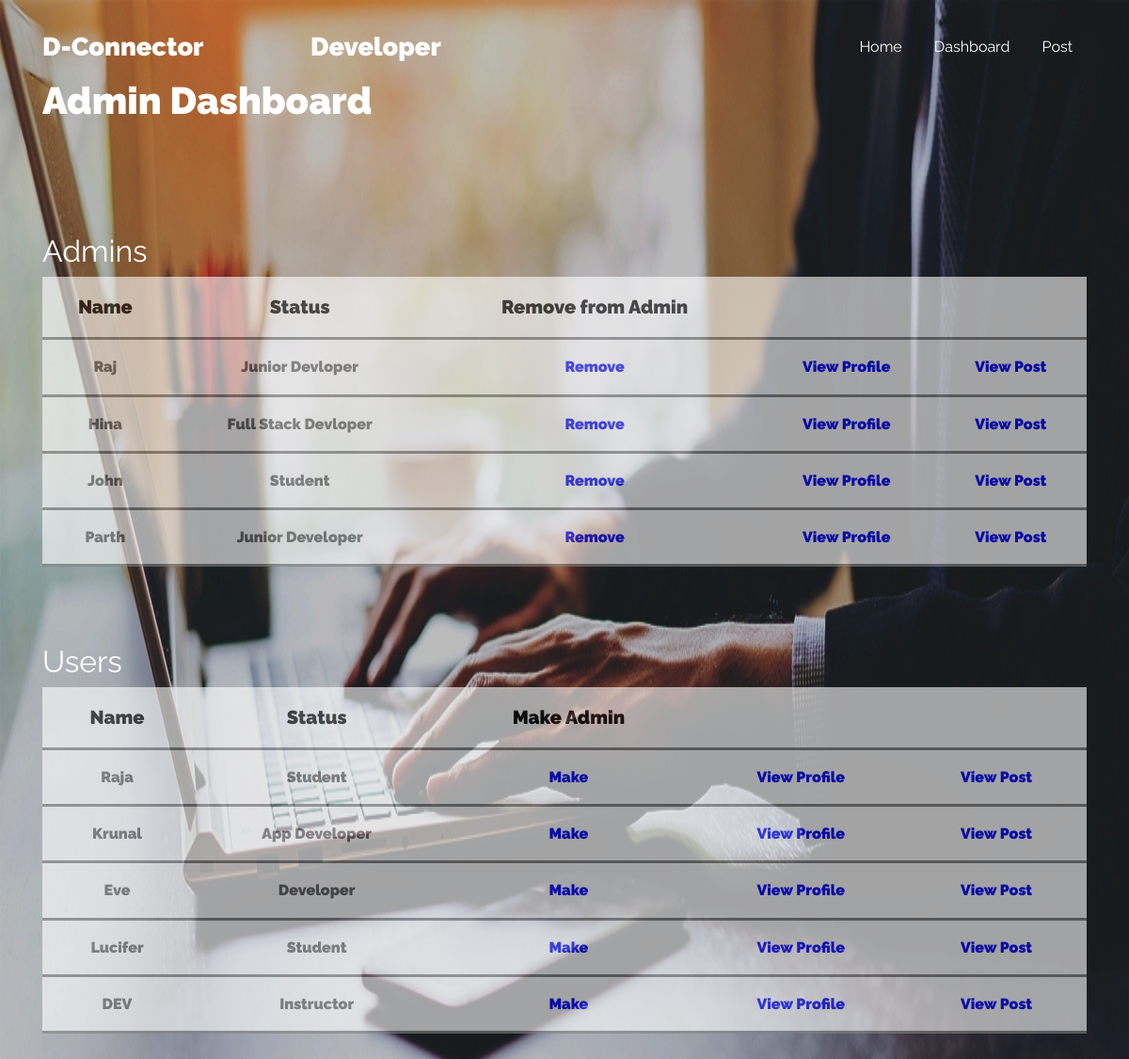
The page /admin_dashboard.php on the database its author committed.
### tables this page shows
CREATE TABLE `profile` (
  `User_Id` int(11) NOT NULL,
  `Name` varchar(20) NOT NULL,
  `Status` varchar(20) NOT NULL,
  `Company_Name` varchar(40) NOT NULL,
  `Comapny_Website` varchar(40) NOT NULL,
  `City` varchar(30) NOT NULL,
  `State` varchar(30) NOT NULL,
  `Skills` varchar(100) NOT NULL,
  `About_You` varchar(300) NOT NULL,
  `LinkedIn_Profile` varchar(50) NOT NULL,
  `Github_Profile` varchar(50) NOT NULL
);

### admin_dashboard.php (the view, shortened to what this page needs)
<!doctype html>
<html lang="en">
  <head>
    <link rel="stylesheet" href="fonts/icomoon/style.css">
    <link rel="stylesheet" href="fonts/brand/style.css">
    <link rel="stylesheet" href="css/bootstrap.min.css">
    <link rel="stylesheet" href="css/bootstrap-datepicker.css">
    <link rel="stylesheet" href="css/jquery.fancybox.min.css">
    <link rel="stylesheet" href="css/owl.carousel.min.css">
    <link rel="stylesheet" href="css/owl.theme.default.min.css">
    <link rel="stylesheet" href="css/aos.css">
    <link rel="stylesheet" href="css/style.css">
  </head>
  <body style="background-image: url('images/bj.jpg');
   background-repeat: no-repeat;
  background-attachment: fixed;
  background-size: 100% 100%;">
    <div class="site-wrap" id="home-section">
      <header class="site-navbar light site-navbar-target" role="banner">
        <div class="container">
          <div class="row align-items-center position-relative">
            <div class="col-3">
              <div class="site-logo">
                <a href="home.php"><strong>D-Connector</strong></a>
              </div>
            </div>
            <div class="col-3">
              <div class="site-logo">
                <a href="developers.php"><strong>Developer</strong></a>
              </div>
            </div>
            <div class="col-6  text-right">
              <nav class="site-navigation text-right ml-auto d-none d-lg-block" role="navigation">
                <ul class="site-menu main-menu js-clone-nav ml-auto ">
                  <li><a href="home.php" class="nav-link"><strong>Home</strong></a></li>
                  <li ><a href="dashboard.php" class="nav-link"><strong>Dashboard</strong></a></li>
                  <li><a href="post.php" class="nav-link"><strong>Post</strong></a></li>
                </ul>
              </nav>
            </div>
            <br><br>
        </div>
        <div>
                <a href="dashboard.php"><h1 style="color:white; font-weight: 1000;"><strong> Admin Dashboard</strong></h1></a>
                    <br>
                    <br><br><br>
                    <div>
                        <h2 style="color:white; font-weigth:1000"><strong>Admins</strong></h2>
                        <table style="color:black">
                            <tr style="font-weigth:bold;">
                                <th>Name</th>
                                <th>Status</th>
                                <th>Remove from Admin</th>
                                <th> </th>
                                <th> </th>
                            </tr>
<?php
$servername = "localhost";
$username = "root";
$password = "";
$dbname = "admin";
$conn = new mysqli($servername, $username, $password, $dbname);
$sql = "SELECT p.User_Id, p.Name, p.Status from profile p INNER JOIN admin on admin.Sr_No=p.User_Id where p.User_Id in (SELECT admin.Sr_No from admin where Admin='admin')";
$result = $conn->query($sql);
if ($result->num_rows > 0) {
    while($row = $result->fetch_assoc()) {
      echo "<td>";
        echo  $row["Name"];
           echo "</td>";
              echo "<td>";
        echo  $row["Status"];
           echo "</td>";
              echo "<td>";
        echo  "<a style='color:Blue;' href='remove_from_admin.php?Sr_No=".$row["User_Id"]."'>Remove</a>";
           echo "</td>";
           echo "<td>";
        echo  "<a style='color:Blue;' href='show_profile.php?user_id=".$row["User_Id"]."'>View Profile</a>";
           echo "</td>";
           echo "<td>";
        echo  "<a style='color:Blue;' href='show_post.php?user_id=".$row["User_Id"]."'>View Post</a>";
           echo "</td>";
    }
} else {
}
?>
                        </table>
                    </div>
                    <br><br><br>
                    <div>
                        <h2 style="color:white; font-weigth:1000"><strong>Users</strong></h2>
                        <table style="color:black">
                            <tr style="font-weigth:bold;">
                                <th>Name</th>
                                <th>Status</th>
                                <th>Make Admin</th>
                                <th> </th>
                                <th> </th>
                            </tr>
<?php
$servername = "localhost";
$username = "root";
$password = "";
$dbname = "admin";
$conn = new mysqli($servername, $username, $password, $dbname);
$sql = "SELECT p.User_Id, p.Name, p.Status from profile p INNER JOIN admin on admin.Sr_No=p.User_Id where p.User_Id in (SELECT admin.Sr_No from admin where Admin ='')";
$result = $conn->query($sql);
if ($result->num_rows > 0) {
    while($row = $result->fetch_assoc()) {
      echo "<td>";
        echo  $row["Name"];
           echo "</td>";
              echo "<td>";
        echo  $row["Status"];
           echo "</td>";
              echo "<td>";
        echo  "<a style='color:Blue;' href='make_admin.php?Sr_No=".$row["User_Id"]."'>Make</a>";
           echo "</td>";
           echo "<td>";
        echo  "<a style='color:Blue;' href='show_profile.php?user_id=".$row["User_Id"]."'>View Profile</a>";
           echo "</td>";
           echo "<td>";
        echo  "<a style='color:Blue;' href='show_post.php?user_id=".$row["User_Id"]."'>View Post</a>";
           echo "</td>";
    }
} else {
}
?>
                        </table>
                    </div>
                    <br><br><br>
              </div>
          </div>
      </header>
    </div>
  </body>
</html>

### css/style.css (style rules this page uses)
html { overflow-x: hidden; }
body { line-height: 1.7; color: #364d59 !important; font-weight: 300; font-size: 1rem; background: #fff; }
a { -webkit-transition: .3s all ease; -o-transition: .3s all ease; transition: .3s all ease; text-decoration: none; }
h1, h2, h3, h4, h5, .h1, .h2, .h3, .h4, .h5 { font-weight: 300; color: #364d59; }
.site-navbar { margin-bottom: 0px; z-index: 9; position: absolute; top: 0; width: 100%; padding: 1rem; }
.site-navbar .site-logo { margin: 0; padding: 0; font-size: 1.7rem; }
.site-navbar .site-logo strong { font-weight: 900; }
.site-navbar .site-logo a { color: #000; }
.site-navbar .site-navigation .site-menu { margin: 0; padding: 0; margin-bottom: 0; }
.site-navbar .site-navigation .site-menu a { text-decoration: none !important; display: inline-block; }
.site-navbar .site-navigation .site-menu > li { display: inline-block; }
.site-navbar .site-navigation .site-menu > li > a { margin-left: 15px; margin-right: 15px; padding: 20px 0px; color: rgba(0, 0, 0, 0.7); display: inline-block; text-decoration: none !important; }
.site-navbar.light a { color: #fff; }
.site-navbar.light .site-menu li a { color: #fff; }

### admin_dashboard.php (style rules this page uses)
table, td, th { padding: 15px; border-bottom: 3px solid grey; }
table { width: 100%;background-color: #ffffff; opacity: 0.6; }
th { height: 50px; text-align: center; font-size: 20px; font-weight: 1000; }
td { text-align: center; font-size: 16px; font-weight: 1000; color: #5f5f5f; }

### rows shown on the page
profile: Name "Raj", Status "Junior Devloper"
profile: Name "Hina", Status "Full Stack Devloper"
profile: Name "John", Status "Student"
profile: Name "Parth", Status "Junior Developer"
profile: Name "Raja", Status "Student"
profile: Name "Krunal", Status "App Developer"
profile: Name "Eve", Status "Developer"
profile: Name "Lucifer", Status "Student"
profile: Name "DEV", Status "Instructor"
